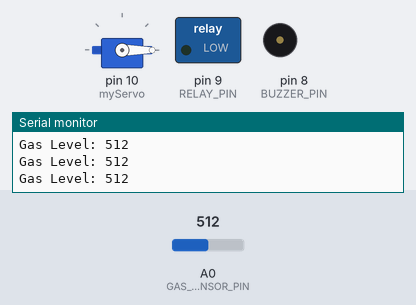
Recording of a sketch running on a simulated Arduino Uno, built with avr-gcc and run on an emulated ATmega328P. Parts: servo, switched loads named in the sketch (green lamp = pin HIGH), buzzer (waves = sounding, pin HIGH), the last lines printed to the serial monitor. The test bench sets the inputs (shaded band); at power-on: A0 (GAS_SENSOR_PIN) = 512. The modem accepts every AT command (registered, SIM ready, sends succeed) and sends nothing else.

Above: at 1.3 s.
1.4 s: A0 (GAS_SENSOR_PIN) set to 156
2.9 s: A0 (GAS_SENSOR_PIN) set to 134
At 3.6 s:
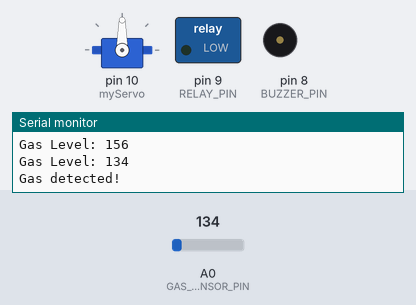
At 5.5 s:
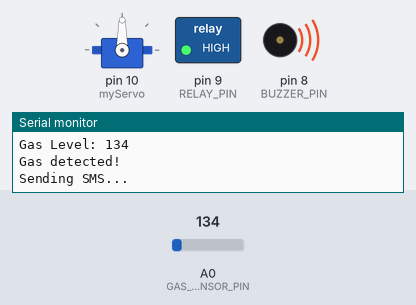
Timing chart, 0 to 32.7 s (numbered marks = the images above; inputs shaded):
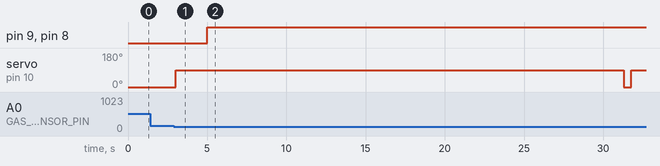

The sketch:

mq2_gas_sensor.ino
```cpp
#include <Servo.h>         // Include the Servo library
#include <SoftwareSerial.h> // Include SoftwareSerial library

// Pin definitions
#define SIM800_TX 2
#define SIM800_RX 3
#define GAS_SENSOR_PIN A0
#define RELAY_PIN 9
#define BUZZER_PIN 8

// Threshold for gas detection
int gasThreshold = 150;

// SIM800C setup
SoftwareSerial sim800SS(SIM800_TX, SIM800_RX);
char PHONE_1[21] = "7004012040"; // Replace with your phone number
char gasalert[141] = "Gas Leakage Detected";

// Servo setup
Servo myServo;

void setup() {
  // Initialize serial communication
  Serial.begin(9600);
  sim800SS.begin(9600);

  // Initialize Servo
  myServo.attach(10);  // Attach servo to pin 10
  myServo.write(0);    // Set initial position to 0 degrees

  // Initialize relay and buzzer
  pinMode(RELAY_PIN, OUTPUT);
  pinMode(BUZZER_PIN, OUTPUT);

  Serial.println("System Ready!");
}

void loop() {
  int gasLevel = analogRead(GAS_SENSOR_PIN); // Read gas sensor value

  Serial.print("Gas Level: ");
  Serial.println(gasLevel);

  if (gasLevel < gasThreshold) {
    // Gas detected, activate alert
    Serial.println("Gas detected!");

    // Move servo to 90 degrees
    myServo.write(90);
    delay(2000); // Keep servo at 90 degrees for 2 seconds

    // Activate relay and buzzer
    digitalWrite(RELAY_PIN, HIGH);
    digitalWrite(BUZZER_PIN, HIGH);

    // Send SMS and make a call
    send_multi_sms();
    make_multi_call();

    // Reset servo position
    myServo.write(0);
  } else {
    // Reset relay and buzzer if no gas detected
    digitalWrite(RELAY_PIN, LOW);
    digitalWrite(BUZZER_PIN, LOW);
  }

  delay(500); // Delay before next reading
}

void send_multi_sms() {
  Serial.println("Sending SMS...");
  send_sms(PHONE_1, gasalert);
}

void send_sms(String phone, String message) {
  sim800SS.println("AT+CMGF=1"); // Set SMS mode
  delay(100);
  sim800SS.println("AT+CMGS=\"" + phone + "\"");
  delay(100);
  sim800SS.print(message);
  sim800SS.write(26); // Send Ctrl+Z to send SMS
  delay(5000); // Wait for SMS to send
  Serial.println("SMS Sent!");
}

void make_multi_call() {
  Serial.println("Making call...");
  make_call(PHONE_1);
}

void make_call(String phone) {
  sim800SS.println("ATD" + phone + ";");
  delay(20000); // Wait for call duration
  sim800SS.println("ATH"); // Hang up
  delay(1000);
  Serial.println("Call Ended!");
}
```

Measured:
- the behaviour switches between 150 and 149 on A0 (GAS_SENSOR_PIN) (found by bisection; images 0 and 1)
- after the input at 2.9 s, pin 9 (RELAY_PIN), pin 8 (BUZZER_PIN): LOW → HIGH after 2.1 s; servo on pin 10 (myServo): 0° → 90° after 0.10 s, → 0° 28.3 s later, → 90° 0.50 s later
